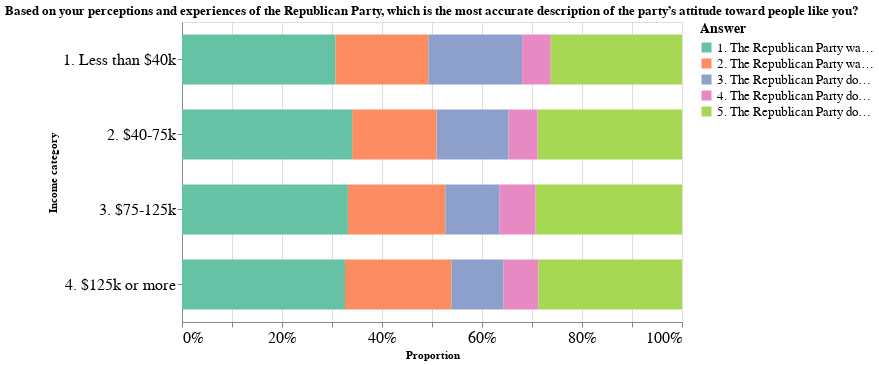

Write notebook code for a chart like this one.
### Markdown cell above
###### Political Party

### Code cell
A_5304.republican

### Figure 1 — Vega-Lite specification as saved in the notebook (floating-point values rounded to 4 significant figures)
{"config": {"view": {"continuousWidth": 400, "continuousHeight": 300}}, "data": {"name": "data-e6b6890cb2f271dbf5d97f976b57d966"}, "mark": {"type": "bar", "size": 50}, "encoding": {"color": {"field": "val", "legend": {"labelFontSize": 13, "titleFontSize": 14}, "scale": {"scheme": "set2"}, "title": "Answer", "type": "nominal"}, "tooltip": {"field": "val", "type": "nominal"}, "x": {"axis": {"labelFontSize": 16}, "field": "count", "stack": "normalize", "title": "Proportion", "type": "quantitative"}, "y": {"axis": {"labelFontSize": 16}, "field": "income_cat", "title": "Income category", "type": "nominal"}}, "height": 300, "title": "Based on your perceptions and experiences of the Republican Party, which is the most accurate description of the party’s attitude toward people like you?", "width": 500, "$schema": "https://vega.github.io/schema/vega-lite/v4.17.0.json", "datasets": {"data-e6b6890cb2f271dbf5d97f976b57d966": [{"income_cat": "4. $125k or more", "val": "1. The Republican Party wants people like me to vote and works hard to earn our votes", "count": 445}, {"income_cat": "4. $125k or more", "val": "2. The Republican Party wants people like me to vote but does not work hard to earn our votes", "count": 291}, {"income_cat": "4. $125k or more", "val": "3. The Republican Party does not care whether or not people like me vote", "count": 142}, {"income_cat": "4. $125k or more", "val": "4. The Republican Party does not want people like me to vote, but does not work hard to keep us from voting", "count": 95}, {"income_cat": "4. $125k or more", "val": "5. The Republican Party does not want people like me to vote, and works hard to keep us from being able to vote", "count": 392}, {"income_cat": "3. $75-125k", "val": "5. The Republican Party does not want people like me to vote, and works hard to keep us from being able to vote", "count": 463}, {"income_cat": "3. $75-125k", "val": "4. The Republican Party does not want people like me to vote, but does not work hard to keep us from voting", "count": 115}, {"income_cat": "3. $75-125k", "val": "3. The Republican Party does not care whether or not people like me vote", "count": 171}, {"income_cat": "3. $75-125k", "val": "2. The Republican Party wants people like me to vote but does not work hard to earn our votes", "count": 308}, {"income_cat": "3. $75-125k", "val": "1. The Republican Party wants people like me to vote and works hard to earn our votes", "count": 525}, {"income_cat": "2. $40-75k", "val": "5. The Republican Party does not want people like me to vote, and works hard to keep us from being able to vote", "count": 387}, {"income_cat": "2. $40-75k", "val": "4. The Republican Party does not want people like me to vote, but does not work hard to keep us from voting", "count": 78}, {"income_cat": "2. $40-75k", "val": "3. The Republican Party does not care whether or not people like me vote", "count": 193}, {"income_cat": "2. $40-75k", "val": "2. The Republican Party wants people like me to vote but does not work hard to earn our votes", "count": 226}, {"income_cat": "2. $40-75k", "val": "1. The Republican Party wants people like me to vote and works hard to earn our votes", "count": 456}, {"income_cat": "1. Less than $40k", "val": "1. The Republican Party wants people like me to vote and works hard to earn our votes", "count": 413}, {"income_cat": "1. Less than $40k", "val": "2. The Republican Party wants people like me to vote but does not work hard to earn our votes", "count": 250}, {"income_cat": "1. Less than $40k", "val": "3. The Republican Party does not care whether or not people like me vote", "count": 252}, {"income_cat": "1. Less than $40k", "val": "4. The Republican Party does not want people like me to vote, but does not work hard to keep us from voting", "count": 77}, {"income_cat": "1. Less than $40k", "val": "5. The Republican Party does not want people like me to vote, and works hard to keep us from being able to vote", "count": 353}]}}
